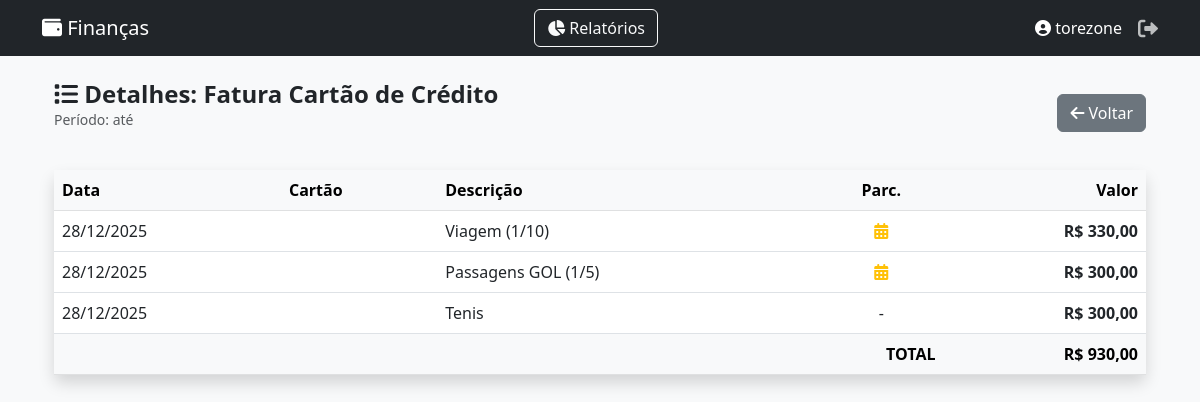
The app's page /relatorio/detalhes-cartao/?data_inicio=2025-12-01&data_fim=2025-12-31 (signed in), older data.
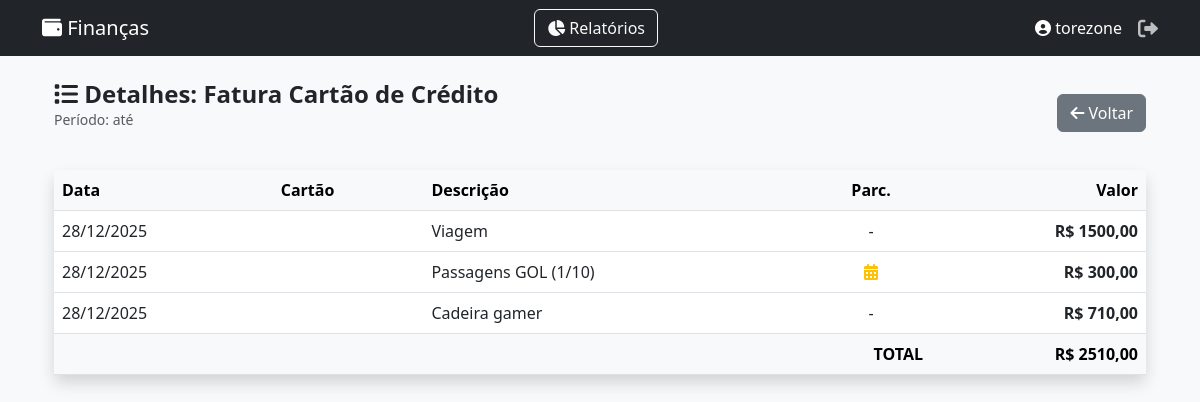
The same page, newer data.
### core/models.py (models this page shows, shortened)
class CompraCartao(models.Model):
    cartao = models.ForeignKey(CartaoCredito, on_delete=models.CASCADE)
    descricao = models.CharField(max_length=100)
    valor = models.DecimalField(max_digits=10, decimal_places=2)
    data_compra = models.DateField(default=date.today)
    is_parcelado = models.BooleanField(default=False, verbose_name="É parcelado?")
    qtd_parcelas = models.IntegerField(default=1, verbose_name="Qtd Parcelas")
    is_terceiro = models.BooleanField(default=False, verbose_name="É compra de terceiro?")
    terceiro = models.ForeignKey(Terceiro, on_delete=models.SET_NULL, null=True, blank=True, verbose_name="Pessoa")

### core/views.py (the view)
# urls.py: path('relatorio/detalhes-cartao/', views.relatorio_detalhe_cartao, name='relatorio_detalhe_cartao'),
@login_required
def relatorio_detalhe_cartao(request):
    data_inicio_str = request.GET.get('data_inicio')
    data_fim_str = request.GET.get('data_fim')
    compras = CompraCartao.objects.filter(
        cartao__usuario=request.user, # <--- SEGURANÇA
        data_compra__range=[data_inicio_str, data_fim_str]
    ).order_by('data_compra')
    total = compras.aggregate(Sum('valor'))['valor__sum'] or 0
    context = {
        'titulo': "Detalhes: Fatura Cartão de Crédito",
        'transacoes': compras, # Mandamos as compras na variavel 'transacoes' para reutilizar o template
        'total': total,
        'data_inicio': data_inicio_str,
        'data_fim': data_fim_str,
        'is_cartao': True # Flag para mudar as colunas no HTML
    }
    return render(request, 'core/relatorio_detalhe.html', context)

### core/templates/core/relatorio_detalhe.html (shortened to what this page needs)
{% extends 'core/base.html' %}
{% block content %}
<div class="container mt-4">
    <div class="d-flex justify-content-between align-items-center mb-4">
        <div>
            <h4 class="fw-bold mb-0">
                <i class="fas fa-list"></i> {{ titulo }}
            </h4>
            <p class="text-muted small">
                Período: {{ data_inicio|date:"d/m/Y" }} até {{ data_fim|date:"d/m/Y" }}
            </p>
        </div>
        <a href="{% url 'relatorio' %}?data_inicio={{ data_inicio }}&data_fim={{ data_fim }}" class="btn btn-secondary">
            <i class="fas fa-arrow-left"></i> Voltar
        </a>
    </div>
    <div class="card shadow border-0">
        <div class="card-body p-0">
            <table class="table table-hover align-middle mb-0">
                <thead class="table-light">
                    <tr>
                        <th>Data</th>
                        {% if is_cartao %}
                            <th>Cartão</th>
                        {% endif %}
                        <th>Descrição</th>
                        {% if is_cartao %}
                            <th class="text-center">Parc.</th>
                        {% endif %}
                        <th class="text-end">Valor</th>
                    </tr>
                </thead>
                <tbody>
                    {% for item in transacoes %}
                    <tr>
                        <td>
                            {% if is_cartao %}
                                {{ item.data_compra|date:"d/m/Y" }}
                            {% else %}
                                {{ item.data|date:"d/m/Y" }}
                            {% endif %}
                        </td>
                        {% if is_cartao %}
                            <td>
                            </td>
                        {% endif %}
                        <td>{{ item.descricao|default:"-" }}</td>
                        {% if is_cartao %}
                            <td class="text-center">
                                {% if item.is_parcelado %}
                                    <i class="fas fa-calendar-alt text-warning" title="Parcelado"></i>
                                {% else %}
                                    -
                                {% endif %}
                            </td>
                        {% endif %}
                        <td class="text-end fw-bold">R$ {{ item.valor|floatformat:2 }}</td>
                    </tr>
                    {% empty %}
                    <tr><td colspan="5" class="text-center p-3">Nenhum registro encontrado.</td></tr>
                    {% endfor %}
                </tbody>
                <tfoot class="table-light">
                    <tr>
                        <td colspan="{% if is_cartao %}4{% else %}2{% endif %}" class="fw-bold text-end">TOTAL</td>
                        <td class="fw-bold text-end">R$ {{ total|floatformat:2 }}</td>
                    </tr>
                </tfoot>
            </table>
        </div>
    </div>
</div>
{% endblock %}

Row changes from the older to the newer data that the page shows:
removed CompraCartao: data_compra "28/12/2025", descricao "Viagem (1/10)", is_parcelado True (drawn), valor "330,00"
removed CompraCartao: data_compra "28/12/2025", descricao "Passagens GOL (1/5)", is_parcelado True (drawn), valor "300,00"
removed CompraCartao: data_compra "28/12/2025", descricao "Tenis", valor "300,00"
added CompraCartao: data_compra "28/12/2025", descricao "Viagem", valor "1500,00"
added CompraCartao: data_compra "28/12/2025", descricao "Passagens GOL (1/10)", is_parcelado True (drawn), valor "300,00"
added CompraCartao: data_compra "28/12/2025", descricao "Cadeira gamer", valor "710,00"
Text that changed along with them:
{{ total|floatformat:2 }}: "930,00" → "2510,00"
